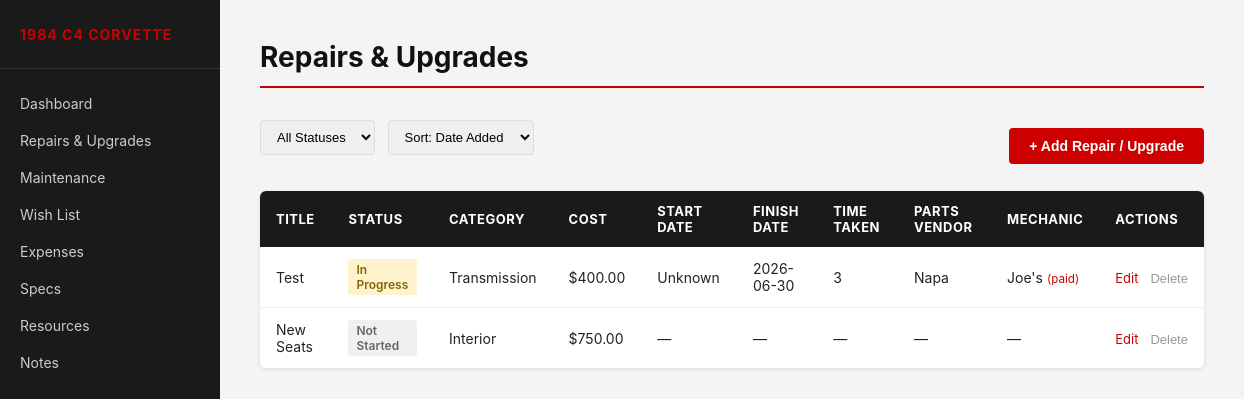
/repairs, run on the app's committed database.
### tables this page shows
CREATE TABLE repairs (
            id INTEGER PRIMARY KEY AUTOINCREMENT,
            title TEXT NOT NULL,
            status TEXT DEFAULT 'Not Started',
            cost REAL DEFAULT 0,
            start_date TEXT,
            start_date_unknown INTEGER DEFAULT 0,
            finish_date TEXT,
            finish_date_unknown INTEGER DEFAULT 0,
            time_taken TEXT,
            paid_for_service INTEGER DEFAULT 0,
            mechanic TEXT,
            vendor TEXT,
            purchase_link TEXT,
            notes TEXT
        , category TEXT);

### app.py (the view)
@app.route("/repairs")
def repairs():
    db = get_db()
    status_filter = request.args.get("status", "")
    sort = request.args.get("sort", "id")
    allowed_sorts = ["id", "cost", "start_date", "finish_date", "title"]
    if sort not in allowed_sorts:
        sort = "id"
    query = "SELECT * FROM repairs"
    params = []
    if status_filter:
        query += " WHERE status = ?"
        params.append(status_filter)
    query += f" ORDER BY {sort} DESC"
    rows = db.execute(query, params).fetchall()
    repairs = [dict(r) for r in rows]
    db.close()
    return render_template("repairs.html", repairs=repairs,
                           request_status=status_filter, request_sort=sort)

### app.py (called while the page is built)
def get_db():
    conn = sqlite3.connect(DATABASE)
    conn.row_factory = sqlite3.Row
    return conn

### templates/repairs.html (shortened to what this page needs)
{% extends "base.html" %}
{% block page_title %}Repairs & Upgrades{% endblock %}
{% block content %}
<div class="page-toolbar">
    <div class="filter-bar">
        <form method="GET" action="/repairs" id="filter-form">
            <select name="status" onchange="this.form.submit()">
                <option value="">All Statuses</option>
            </select>
            <select name="sort" onchange="this.form.submit()">
                <option value="id" {{ 'selected' if request_sort == 'id' else '' }}>Sort: Date Added</option>
            </select>
        </form>
    </div>
    <button class="btn-add" onclick="openDrawer()">+ Add Repair / Upgrade</button>
</div>
{% if repairs %}
<table>
    <thead>
        <tr>
            <th>Title</th>
            <th>Status</th>
            <th>Category</th>
            <th>Cost</th>
            <th>Start Date</th>
            <th>Finish Date</th>
            <th>Time Taken</th>
            <th>Parts Vendor</th>
            <th>Mechanic</th>
            <th>Actions</th>
        </tr>
    </thead>
    <tbody>
        {% for repair in repairs %}
        <tr>
            <td>
                {{ repair.title }}
            </td>
            <td><span class="status-badge status-{{ repair.status | lower | replace(' ', '-') }}">{{ repair.status }}</span></td>
            <td>{{ repair.category or '—' }}</td>
            <td>${{ "%.2f"|format(repair.cost or 0) }}</td>
            <td>{{ 'Unknown' if repair.start_date_unknown else (repair.start_date or '—') }}</td>
            <td>{{ 'Unknown' if repair.finish_date_unknown else (repair.finish_date or '—') }}</td>
            <td>{{ repair.time_taken or '—' }}</td>
            <td>{{ repair.vendor or '—' }}</td>
            <td>
                {% if repair.mechanic %}
                {{ repair.mechanic }}{% if repair.paid_for_service %} <small style="color:#cc0000;">(paid)</small>{% endif %}
                {% else %}—{% endif %}
            </td>
            <td class="actions">
                <a href="#" data-repair='{{ repair | tojson }}' onclick="openEditDrawer(this)">Edit</a>
                <form action="/repairs/delete/{{ repair.id }}" method="POST" style="display:inline"
                      onsubmit="return confirm('Delete this repair?')">
                    <button type="submit" class="btn-delete">Delete</button>
                </form>
            </td>
        </tr>
        {% endfor %}
    </tbody>
</table>
{% else %}
<p class="empty-state">No repairs logged yet. Click <strong>+ Add Repair / Upgrade</strong> to get started.</p>
{% endif %}
{% endblock %}

### static/css/style.css (style rules this page uses)
* { box-sizing: border-box; margin: 0; padding: 0; }
body { font-family: -apple-system, BlinkMacSystemFont, "Segoe UI", Roboto, sans-serif; background: #f4f4f4; color: #222; display: flex; min-height: 100vh; }
table { width: 100%; border-collapse: collapse; background: #fff; border-radius: 6px; overflow: hidden; box-shadow: 0 1px 4px rgba(0,0,0,0.1); }
thead { background: #1a1a1a; color: #fff; }
th { padding: 12px 16px; text-align: left; font-size: 13px; text-transform: uppercase; letter-spacing: 0.5px; }
td { padding: 12px 16px; font-size: 14px; border-bottom: 1px solid #eee; }
tr:last-child td { border-bottom: none; }
.filter-bar { margin-bottom: 16px; }
.filter-bar select { padding: 8px 12px; border: 1px solid #ddd; border-radius: 4px; font-size: 13px; margin-right: 8px; cursor: pointer; }
.status-badge { display: inline-block; padding: 3px 8px; border-radius: 3px; font-size: 12px; font-weight: 600; }
.status-not-started { background: #f0f0f0; color: #666; }
.status-in-progress { background: #fff3cd; color: #856404; }
.actions { white-space: nowrap; }
.actions a { color: #cc0000; text-decoration: none; font-size: 13px; margin-right: 8px; }
.btn-delete { background: none; border: none; color: #999; font-size: 13px; cursor: pointer; padding: 0; }
.page-toolbar { display: flex; justify-content: space-between; align-items: center; margin-bottom: 20px; }
.btn-add { padding: 10px 20px; background: #cc0000; color: #fff; border: none; border-radius: 4px; font-size: 14px; font-weight: 600; cursor: pointer; white-space: nowrap; }

### data on the page
repairs: title "Test", status "In Progress", category "Transmission", cost "400.00", start_date_unknown "Unknown", finish_date_unknown+finish_date "2026-06-30", time_taken "3", vendor "Napa", mechanic "Joe's", paid_for_service "(paid)"
repairs: title "New Seats", status "Not Started", category "Interior", cost "750.00", start_date_unknown "—", finish_date_unknown "—", time_taken "—", vendor "—"
